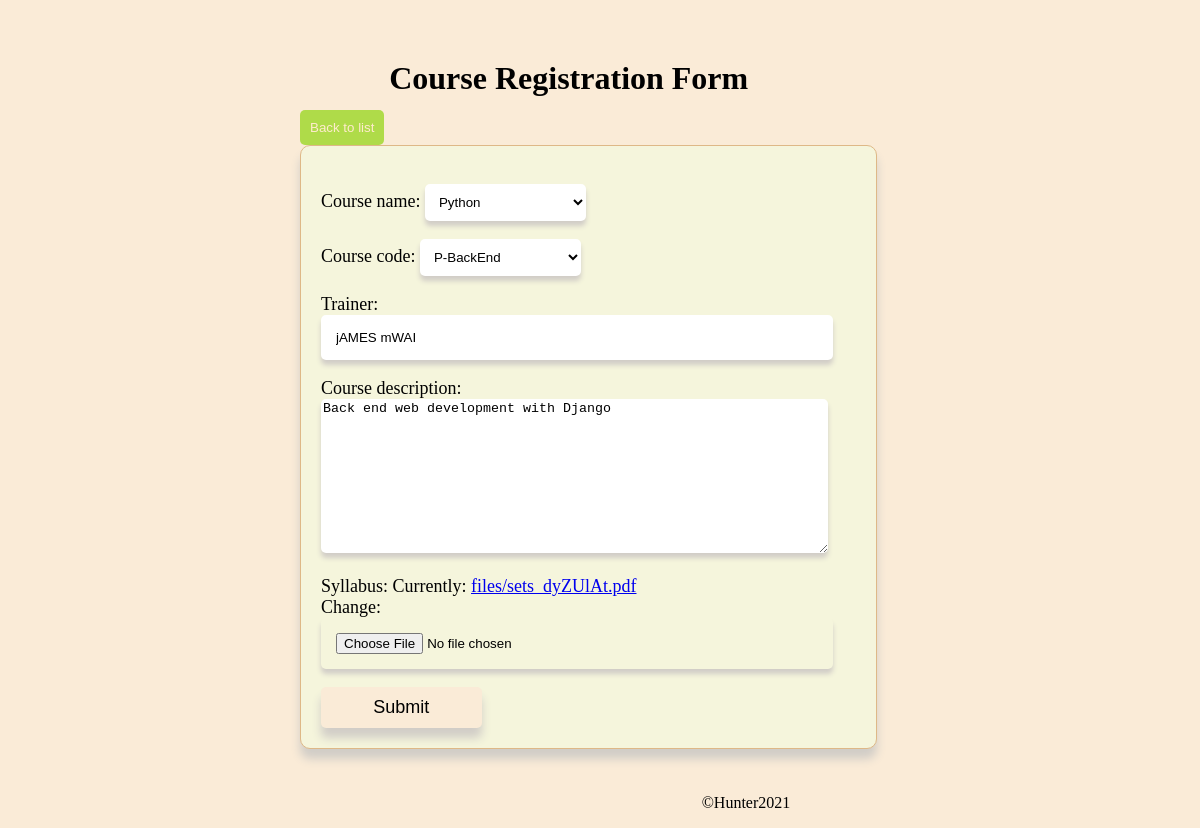
The app's page /course/edit/1/, older data.
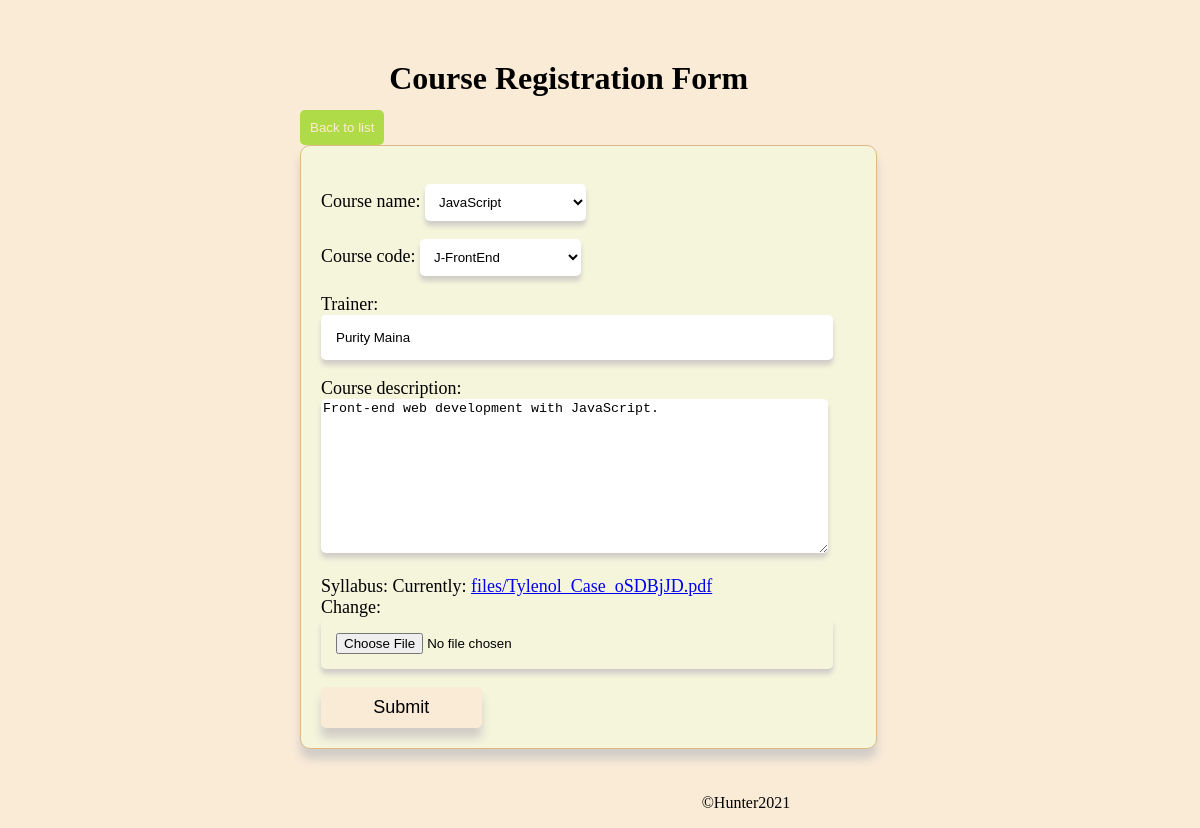
The same page, newer data.
### course/models.py (models this page shows)
class Course(models.Model):
    course_choice =((u'P',u'Python'),
    (u'J',u'JavaScript'),
    (u'K',u'Kotlin'),
    (u'U',u'UX Research'),
    (u'UI',u'UI/UX Design'),
    (u'P',u'Professional Development'),
    (u'N',u'Navigating Your Journey'))
    course_name = models.CharField(max_length=20,choices=course_choice, null=True)
    course_code_choice=((u'P',u'P-BackEnd'),
   ( u'J',u'J-FrontEnd'),
   (u'K',u'K-MobFront'),
   (u'U',u'U-Rsh'),
   (u'UI',u'UI/UX'),
   (u'p',u'PD'),
   (u'N',u'NYJ'))
    course_code = models.CharField(max_length=10,choices=course_code_choice, null=True)
    trainer = models.CharField(max_length=20, null=True)
    course_description = models.TextField(null=True)
    syllabus = models.FileField(upload_to='files/', null=True)

### course/views.py (the view)
# urls.py: path("edit/<int:id>/", edit_course, name="edit_course"),
def edit_course(request,id):
    course = Course.objects.get(id=id)
    if request.method == "POST":
        form = RegisterCourseForm(request.POST,instance=course)
        if form.is_valid():
            form.save()
    else:
        form=RegisterCourseForm(instance=course)
        return render(request,"edit_course.html",{"form":form})

### course/forms.py
class RegisterCourseForm(forms.ModelForm):
    class Meta:
        model = Course
        fields = "__all__"

### course/templates/edit_course.html (shortened to what this page needs)
<!DOCTYPE html>
<html lang="en">
<head>
</head>
<body>
    <h1>Course Registration Form</h1>
    <button id="back"><a href="{%url 'course_list'%}">Back to list</a></button>
    <form method="POST" enctype="multipart/form-data">
        {{form.as_p}}
        <input type="submit" id="submit"></input>
    </form>
    <footer>
        <p>&copy;Hunter2021</p>
    </footer>
</body>
</html>

Row changes from the older to the newer data that the page shows:
changed Course: course_name "Python" → "JavaScript"; course_code "P-BackEnd" → "J-FrontEnd"; trainer "jAMES mWAI" → "Purity Maina"; course_description "Back end web development with Django" → "Front-end web development with JavaScript."
Text that changed along with them:
text no longer shown: "Course name: Course code: Trainer: Course description: Syllabus: Currently: files/sets_dyZUlAt.pdf Change:"
text now shown: "Course name: Course code: Trainer: Course description: Syllabus: Currently: files/Tylenol_Case_oSDBjJD.pdf Change:"
